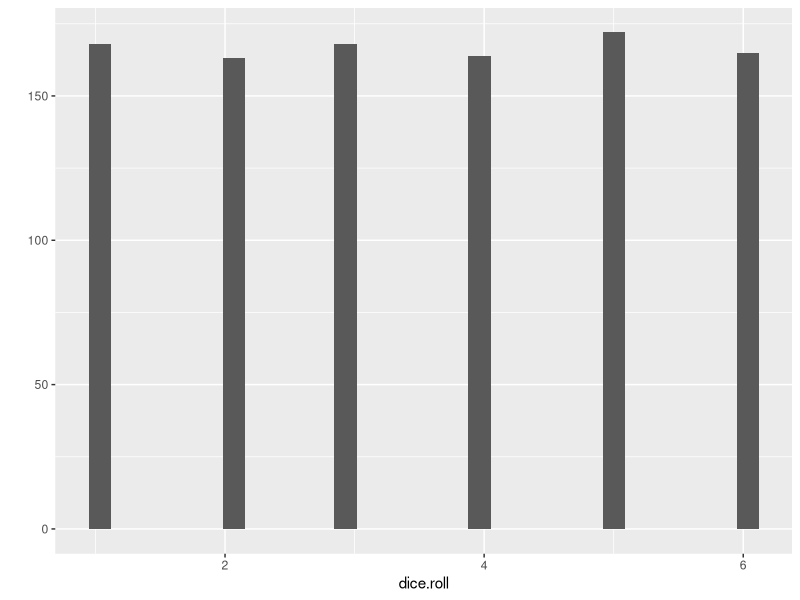
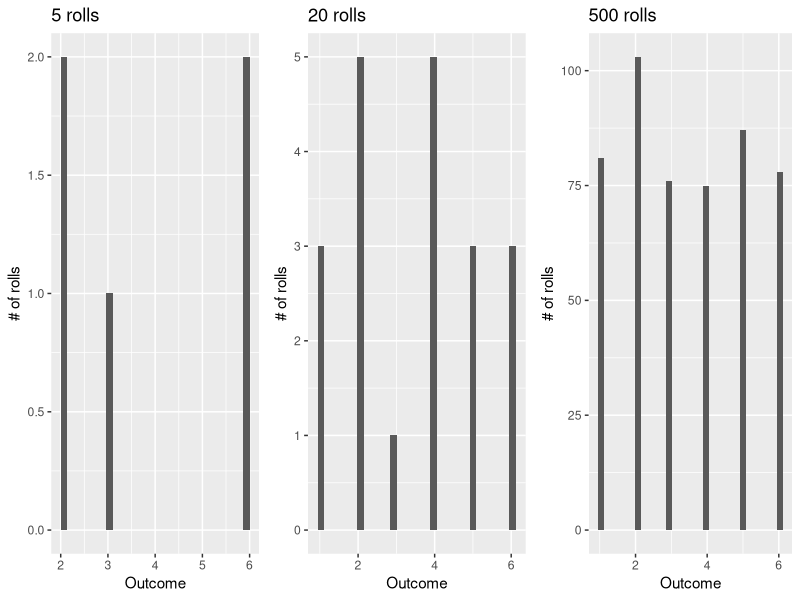

Generate these figures, in order, with R:
## ---- chunk 1
outcomes <- c(1:6)
outcomes
## ---- chunk 2
p.outcomes <- rep(1/6, 6)
p.outcomes
## ---- chunk 3
sample(outcomes, size = 1, prob = p.outcomes)
## ---- chunk 4
dice.roll <- sample(outcomes, size = 1, prob = p.outcomes)
dice.roll
## ---- chunk 5
dice.roll <- sample(outcomes, size = 10, prob = p.outcomes, replace = TRUE)
dice.roll
## ---- chunk 6
dice.roll <- sample(outcomes, size = 1000, prob = p.outcomes, replace = TRUE)
mean(dice.roll)
## ---- chunk 7
library(ggplot2)
qplot(dice.roll, geom = "histogram")
## ---- chunk 8
sim.1 <- sample(outcomes, size = 5, prob = p.outcomes, replace = TRUE)
sim.2 <- sample(outcomes, size = 20, prob = p.outcomes, replace = TRUE)
sim.3 <- sample(outcomes, size = 500, prob = p.outcomes, replace = TRUE)

p.1 <- qplot(sim.1, geom = "histogram", main = "5 rolls",
             xlab = "Outcome", ylab = "# of rolls")
p.2 <- qplot(sim.2, geom = "histogram", main = "20 rolls",
             xlab = "Outcome", ylab = "# of rolls")
p.3 <- qplot(sim.3, geom = "histogram", main = "500 rolls",
             xlab = "Outcome", ylab = "# of rolls")

library(gridExtra)
grid.arrange(p.1, p.2, p.3, ncol = 3)
